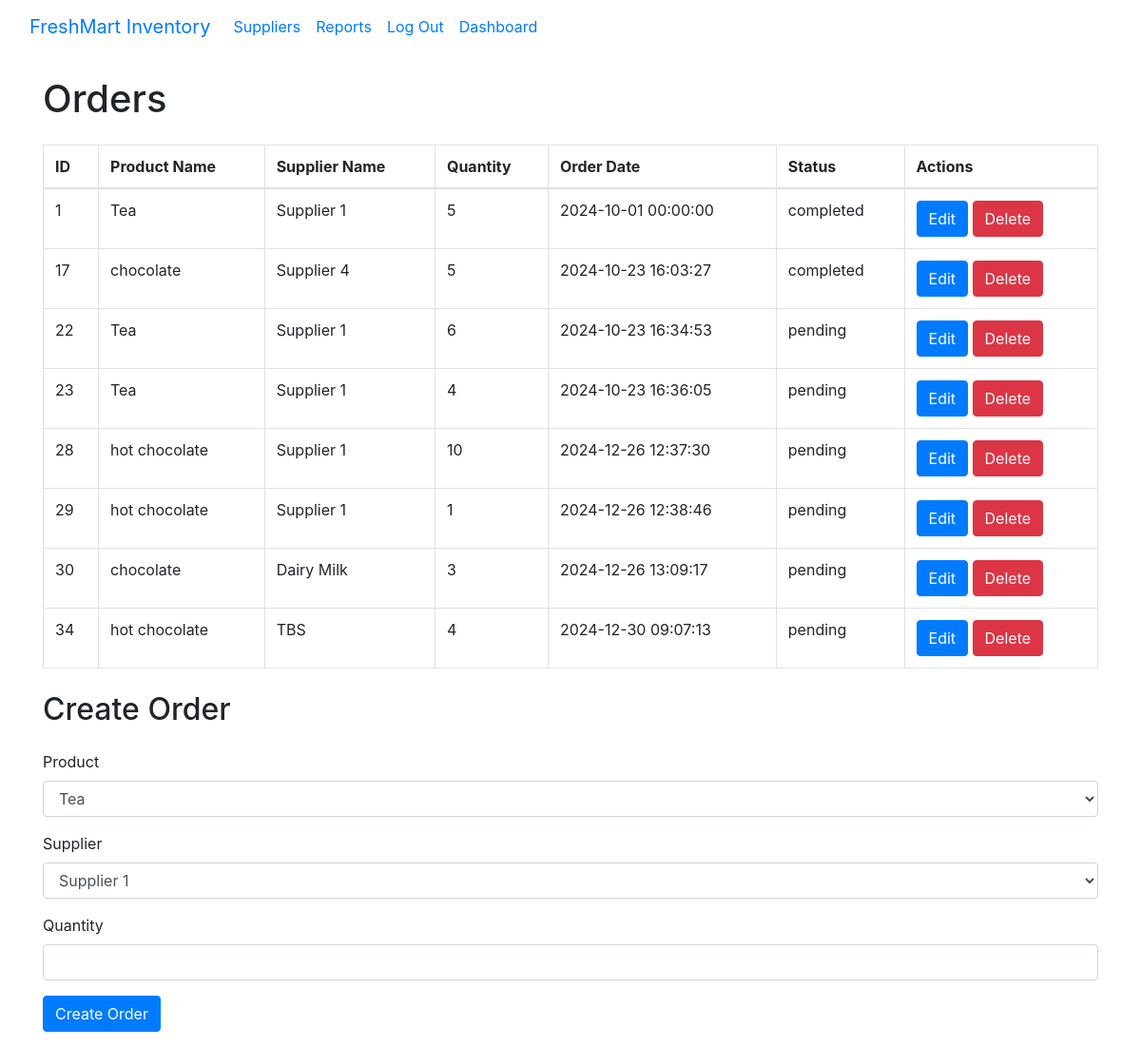
The app's page /Admin/orders.php with its own data.
### tables this page shows
CREATE TABLE `navbar_buttons` (
  `ID` int(11) NOT NULL,
  `button_name` varchar(100) NOT NULL,
  `pagelink` varchar(255) NOT NULL,
  `usertype_id` int(11) NOT NULL
);

CREATE TABLE `orders` (
  `id` int(11) NOT NULL,
  `product_id` int(11) NOT NULL,
  `supplier_id` int(11) NOT NULL,
  `quantity` int(11) NOT NULL,
  `order_date` datetime DEFAULT current_timestamp(),
  `status` enum('pending','completed','shipped') DEFAULT 'pending',
  `user_id` int(11) NOT NULL,
  `userid` int(11) NOT NULL
);

CREATE TABLE `products` (
  `ID` int(11) NOT NULL,
  `ProductName` text NOT NULL,
  `Price` int(11) NOT NULL,
  `SellerName` text NOT NULL,
  `Picture` blob NOT NULL,
  `Quantity` int(11) NOT NULL,
  `image_url` varchar(255) DEFAULT NULL,
  `Sales` int(11) DEFAULT 0,
  `Category` varchar(255) DEFAULT NULL,
  `supplier_id` int(11) DEFAULT NULL
);

CREATE TABLE `suppliers` (
  `id` int(11) NOT NULL,
  `supplier_name` varchar(255) NOT NULL,
  `contact_info` varchar(255) NOT NULL,
  `payment_terms` varchar(255) NOT NULL,
  `is_deleted` tinyint(1) DEFAULT 0,
  `user_id` int(11) DEFAULT NULL
);

### classes/Order.php (called while the page is built, shortened)
<?php
class Order {
    private $conn;
    public function __construct($dbConnection) {
        $this->conn = $dbConnection;
    }
    public function fetchOrders() {
        $sql = "SELECT orders.id, products.ProductName, suppliers.supplier_name, orders.quantity, orders.order_date, orders.status
                FROM orders
                JOIN products ON orders.product_id = products.id
                JOIN suppliers ON orders.supplier_id = suppliers.id";
        return $this->conn->query($sql);
    }
}
?>

### Admin/orders.php (the view, shortened to what this page needs)
<?php
include 'AdminNavBar.php';
include '../classes/Order.php';
$order = new Order($conn);
$result = $order->fetchOrders();
?>
<!DOCTYPE html>
<html lang="en">
<head>
    <link href="https://stackpath.bootstrapcdn.com/bootstrap/4.5.2/css/bootstrap.min.css" rel="stylesheet">
</head>
<body>
    <div class="container">
        <h1 class="my-4">Orders</h1>
        <table class="table table-bordered">
            <thead>
                <tr>
                    <th>ID</th>
                    <th>Product Name</th>
                    <th>Supplier Name</th>
                    <th>Quantity</th>
                    <th>Order Date</th>
                    <th>Status</th>
                    <th>Actions</th>
                </tr>
            </thead>
            <tbody>
    <?php
    if ($result->num_rows > 0) {
        while ($row = $result->fetch_assoc()) {
            echo "<tr>
                    <td>{$row['id']}</td>
                    <td>{$row['ProductName']}</td>
                    <td>{$row['supplier_name']}</td>
                    <td>{$row['quantity']}</td>
                    <td>{$row['order_date']}</td>
                    <td>{$row['status']}</td>
                    <td>
                        <button class='btn btn-primary' data-toggle='modal' data-target='#editOrderModal{$row['id']}'>Edit</button>
                        <a href='?delete_order={$row['id']}' class='btn btn-danger'>Delete</a>
                    </td>
                </tr>";
            ?>
            <?php
        }
    } else {
        echo "<tr><td colspan='7'>No orders found</td></tr>";
    }
    ?>
            </tbody>
        </table>
        <h2 class="my-4">Create Order</h2>
        <form action="" method="POST">
            <div class="form-group">
                <label for="product_id">Product</label>
                <select name="product_id" id="product_id" class="form-control" required>
                    <?php
                    $productSql = "SELECT id, ProductName FROM products";
                    $productResult = $conn->query($productSql);
                    while ($product = $productResult->fetch_assoc()) {
                        echo "<option value='{$product['id']}'>{$product['ProductName']}</option>";
                    }
                    ?>
                </select>
            </div>
            <div class="form-group">
                <label for="supplier_id">Supplier</label>
                <select name="supplier_id" id="supplier_id" class="form-control" required>
                    <?php
                    $supplierSql = "SELECT id, supplier_name FROM suppliers";
                    $supplierResult = $conn->query($supplierSql);
                    while ($supplier = $supplierResult->fetch_assoc()) {
                        echo "<option value='{$supplier['id']}'>{$supplier['supplier_name']}</option>";
                    }
                    ?>
                </select>
            </div>
            <div class="form-group">
                <label for="quantity">Quantity</label>
                <input type="number" name="quantity" class="form-control" required>
            </div>
            <button type="submit" name="create_order" class="btn btn-primary">Create Order</button>
        </form>
    </div>
</body>
</html>

### Admin/AdminNavBar.php (shortened to what this page needs)
<?php
include '../db.php';
$conn = new mysqli($servername, $username, $password, $dbname);
$sql = "SELECT button_name, pagelink FROM navbar_buttons WHERE usertype_id = 1";
$navbarButtons = $conn->query($sql);
?>
<nav class="navbar navbar-expand-lg">
    <div class="container-fluid">
        <a class="navbar-brand" href="\Management-Inventory\Admin\Admin.php">FreshMart Inventory</a>
        <div class="collapse navbar-collapse" id="navbarNav">
            <ul class="navbar-nav ms-auto">
                <?php
                if ($navbarButtons->num_rows > 0) {
                    while ($button = $navbarButtons->fetch_assoc()) {
                        echo "<li class='nav-item'>
                                <a class='nav-link' href='" . htmlspecialchars($button['pagelink']) . "'>" . htmlspecialchars($button['button_name']) . "</a>
                              </li>";
                    }
                } else {
                    echo "<li class='nav-item'>
                            <a class='nav-link disabled' href='#'>No Menu Items</a>
                          </li>";
                }
                ?>
            </ul>
        </div>
    </div>
</nav>

### records on screen
navbar_buttons: button_name "Suppliers"
navbar_buttons: button_name "Reports"
navbar_buttons: button_name "Log Out"
navbar_buttons: button_name "Dashboard"
orders: id "1", product.ProductName "Tea", supplier.supplier_name "Supplier 1", quantity "5", order_date "2024-10-01 00:00:00", status "completed"
orders: id "17", product.ProductName "chocolate", supplier.supplier_name "Supplier 4", quantity "5", order_date "2024-10-23 16:03:27", status "completed"
orders: id "22", product.ProductName "Tea", supplier.supplier_name "Supplier 1", quantity "6", order_date "2024-10-23 16:34:53", status "pending"
orders: id "23", product.ProductName "Tea", supplier.supplier_name "Supplier 1", quantity "4", order_date "2024-10-23 16:36:05", status "pending"
orders: id "28", product.ProductName "hot chocolate", supplier.supplier_name "Supplier 1", quantity "10", order_date "2024-12-26 12:37:30", status "pending"
orders: id "29", product.ProductName "hot chocolate", supplier.supplier_name "Supplier 1", quantity "1", order_date "2024-12-26 12:38:46", status "pending"
orders: id "30", product.ProductName "chocolate", supplier.supplier_name "Dairy Milk", quantity "3", order_date "2024-12-26 13:09:17", status "pending"
orders: id "34", product.ProductName "hot chocolate", supplier.supplier_name "TBS", quantity "4", order_date "2024-12-30 09:07:13", status "pending"

### other values on screen
form field product_id "Tea"
form field supplier_id "Supplier 1"
